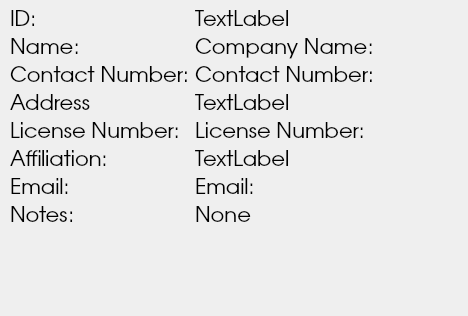
<?xml version="1.0" encoding="UTF-8"?>
<ui version="4.0">
 <class>Dialog</class>
 <widget class="QDialog" name="Dialog">
  <property name="geometry">
   <rect>
    <x>0</x>
    <y>0</y>
    <width>468</width>
    <height>316</height>
   </rect>
  </property>
  <property name="windowTitle">
   <string>Dialog</string>
  </property>
  <widget class="QWidget" name="formLayoutWidget">
   <property name="geometry">
    <rect>
     <x>10</x>
     <y>10</y>
     <width>601</width>
     <height>441</height>
    </rect>
   </property>
   <property name="font">
    <font>
     <family>URW Gothic L</family>
     <pointsize>16</pointsize>
    </font>
   </property>
   <layout class="QFormLayout" name="formLayout">
    <property name="fieldGrowthPolicy">
     <enum>QFormLayout::AllNonFixedFieldsGrow</enum>
    </property>
    <item row="2" column="0">
     <widget class="QLabel" name="label_7">
      <property name="text">
       <string>ID:</string>
      </property>
     </widget>
    </item>
    <item row="2" column="1">
     <widget class="QLabel" name="labelID">
      <property name="text">
       <string>TextLabel</string>
      </property>
     </widget>
    </item>
    <item row="3" column="0">
     <widget class="QLabel" name="label">
      <property name="font">
       <font>
        <family>URW Gothic L</family>
        <pointsize>16</pointsize>
       </font>
      </property>
      <property name="text">
       <string>Name:</string>
      </property>
     </widget>
    </item>
    <item row="3" column="1">
     <widget class="QLabel" name="labelName">
      <property name="font">
       <font>
        <family>URW Gothic L</family>
        <pointsize>16</pointsize>
       </font>
      </property>
      <property name="text">
       <string>Company Name:</string>
      </property>
     </widget>
    </item>
    <item row="4" column="0">
     <widget class="QLabel" name="label_3">
      <property name="font">
       <font>
        <family>URW Gothic L</family>
        <pointsize>16</pointsize>
       </font>
      </property>
      <property name="text">
       <string>Contact Number:</string>
      </property>
     </widget>
    </item>
    <item row="4" column="1">
     <widget class="QLabel" name="labelContactNum">
      <property name="font">
       <font>
        <family>URW Gothic L</family>
        <pointsize>16</pointsize>
       </font>
      </property>
      <property name="text">
       <string>Contact Number:</string>
      </property>
     </widget>
    </item>
    <item row="5" column="0">
     <widget class="QLabel" name="label_8">
      <property name="text">
       <string>Address</string>
      </property>
     </widget>
    </item>
    <item row="5" column="1">
     <widget class="QLabel" name="labelAddress">
      <property name="text">
       <string>TextLabel</string>
      </property>
     </widget>
    </item>
    <item row="6" column="0">
     <widget class="QLabel" name="label_5">
      <property name="font">
       <font>
        <family>URW Gothic L</family>
        <pointsize>16</pointsize>
       </font>
      </property>
      <property name="text">
       <string>License Number:</string>
      </property>
     </widget>
    </item>
    <item row="6" column="1">
     <widget class="QLabel" name="labelLicense">
      <property name="font">
       <font>
        <family>URW Gothic L</family>
        <pointsize>16</pointsize>
       </font>
      </property>
      <property name="text">
       <string>License Number:</string>
      </property>
     </widget>
    </item>
    <item row="13" column="0">
     <widget class="QLabel" name="label_4">
      <property name="font">
       <font>
        <family>URW Gothic L</family>
        <pointsize>16</pointsize>
       </font>
      </property>
      <property name="text">
       <string>Email:</string>
      </property>
     </widget>
    </item>
    <item row="13" column="1">
     <widget class="QLabel" name="labelEmail">
      <property name="font">
       <font>
        <family>URW Gothic L</family>
        <pointsize>16</pointsize>
       </font>
      </property>
      <property name="text">
       <string>Email:</string>
      </property>
     </widget>
    </item>
    <item row="15" column="0">
     <widget class="QLabel" name="label_6">
      <property name="font">
       <font>
        <family>URW Gothic L</family>
        <pointsize>16</pointsize>
       </font>
      </property>
      <property name="text">
       <string>Notes:</string>
      </property>
     </widget>
    </item>
    <item row="15" column="1">
     <widget class="QLabel" name="labelNotes">
      <property name="font">
       <font>
        <family>URW Gothic L</family>
        <pointsize>16</pointsize>
       </font>
      </property>
      <property name="text">
       <string>None</string>
      </property>
     </widget>
    </item>
    <item row="7" column="0">
     <widget class="QLabel" name="labelAffiliation1">
      <property name="enabled">
       <bool>true</bool>
      </property>
      <property name="text">
       <string>Affiliation:</string>
      </property>
     </widget>
    </item>
    <item row="7" column="1">
     <widget class="QLabel" name="labelAffiliation">
      <property name="enabled">
       <bool>true</bool>
      </property>
      <property name="text">
       <string>TextLabel</string>
      </property>
     </widget>
    </item>
   </layout>
  </widget>
 </widget>
 <resources/>
 <connections/>
</ui>
